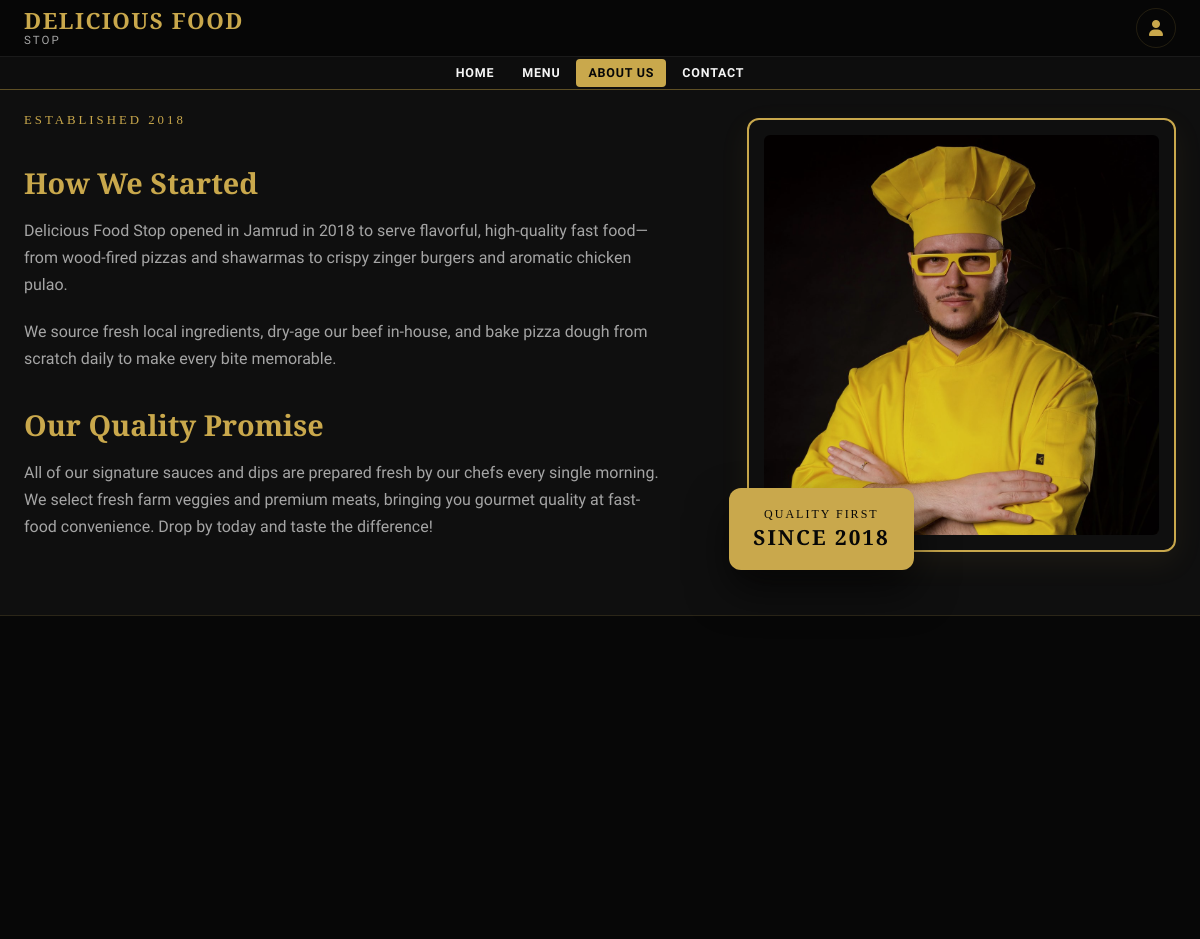
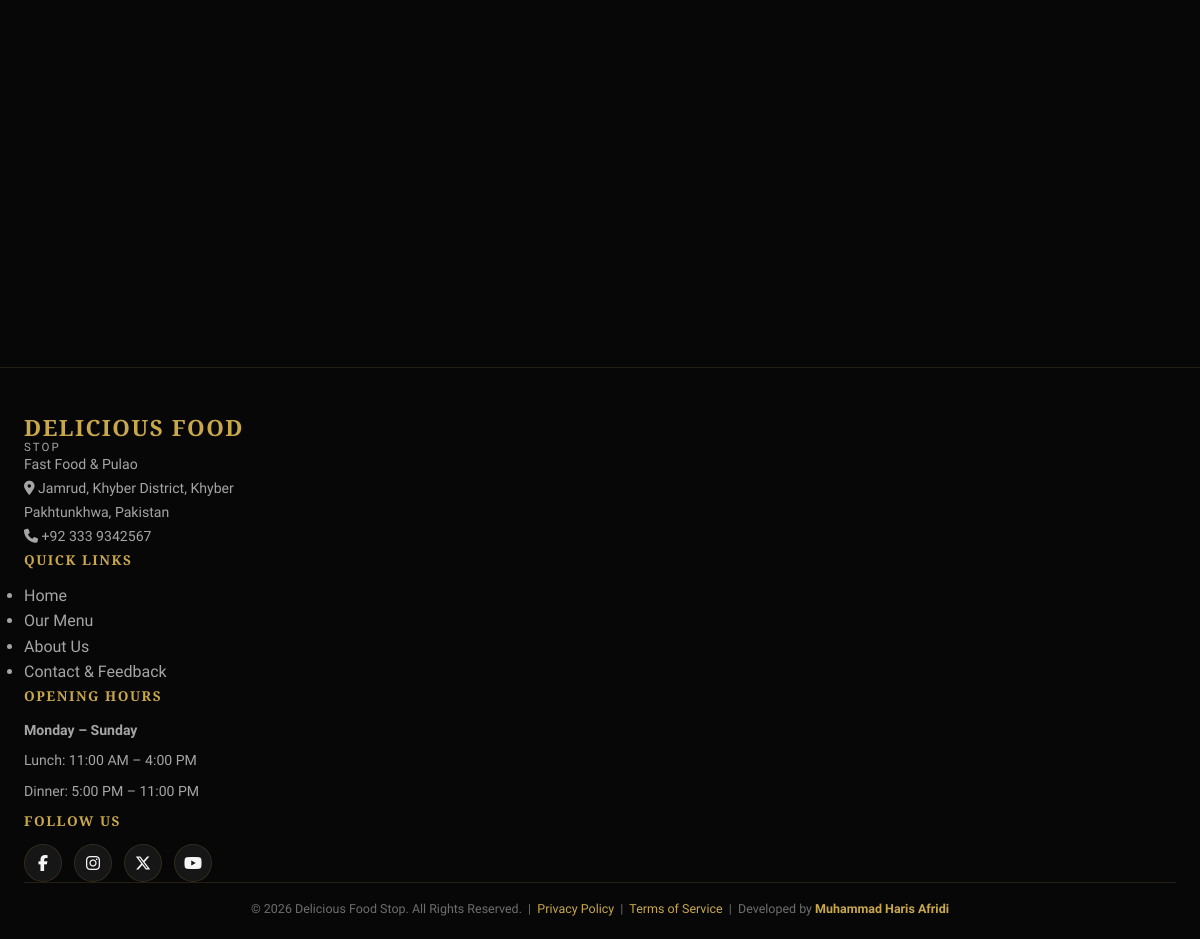
The page /about/ on the database its author committed (2 pictures, top to bottom).
### website/models.py (models this page shows, shortened)
class RestaurantInfo(models.Model):
    name = models.CharField(max_length=100, default="Delicious Food Stop")
    tagline = models.CharField(max_length=255, default="Fast Food & Pulao")
    phone = models.CharField(max_length=20, default="+92 333 9342567")
    whatsapp_number = models.CharField(max_length=20, default="923339342567")
    email = models.EmailField(default="info@deliciousfoodstop.pk")
    address = models.CharField(max_length=255, default="Jamrud, Khyber District, Khyber Pakhtunkhwa, Pakistan")
    google_maps_plus_code = models.CharField(max_length=50, default="292F+QRP Jamrud")
    google_rating = models.DecimalField(max_digits=3, decimal_places=1, default=4.4)
    google_reviews_count = models.IntegerField(default=39)
    opening_hours_text = models.CharField(max_length=100, default="Monday – Sunday: 11:00 AM – 10:00 PM")
    lunch_hours = models.CharField(max_length=100, default="11:00 AM – 4:00 PM")
    dinner_hours = models.CharField(max_length=100, default="5:00 PM – 10:00 PM")
    is_open = models.BooleanField(default=True, help_text="Switch between OPEN and CLOSED for online ordering")
    hero_description = models.TextField(default="Experience the finest fast food in Jamrud. From wood-fired pizzas and local shawarmas to aromatic chicken pulao, we cook every deal fresh with premium ingredients.")
    about_established_year = models.IntegerField(default=2018)
    about_history = models.TextField(default="Delicious Food Stop opened in Jamrud in 2018 to serve flavorful, high-quality fast food—from wood-fired pizzas and shawarmas to crispy zinger burgers and aromatic chicken pulao.")
    about_history_p2 = models.TextField(default="We source fresh local ingredients, dry-age our beef in-house, and bake pizza dough from scratch daily to make every bite memorable.")
    about_quality_promise = models.TextField(default="All of our signature sauces and dips are prepared fresh by our chefs every single morning. We select fresh farm veggies and premium meats, bringing you gourmet quality at fast-food convenience. Drop by today and taste the difference!")
    class Meta:
        verbose_name = "Restaurant Information"
        verbose_name_plural = "Restaurant Information"

### website/views.py (the view)
# urls.py: path('about/', views.about, name='about'),
def about(request):
    return render(request, 'website/about.html')

### website/context_processors.py (called while the page is built)
def restaurant_info(request):
    info = RestaurantInfo.objects.first()
    if not info:
        info = RestaurantInfo()
    return {
        'restaurant': info
    }

### templates/website/about.html (shortened to what this page needs)
{% extends 'base.html' %}
{% load static %}
{% block content %}
<section id="about-deep" style="padding-top: 20px;">
    <div class="about-content">
        <div class="about-text">
            <span class="section-tag">Established {{ restaurant.about_established_year }}</span>
            <h3>How We Started</h3>
            <p>{{ restaurant.about_history }}</p>
            <p>{{ restaurant.about_history_p2 }}</p>
            <h3>Our Quality Promise</h3>
            <p>{{ restaurant.about_quality_promise }}</p>
        </div>
        <div class="about-image">
            <div class="about-image-frame">
                <img src="{% static 'images/chef.jpg' %}" alt="{{ restaurant.name }} Kitchen Team" loading="lazy" decoding="async" width="800" height="880">
                <div class="about-badge">
                    Quality First
                    <span>Since {{ restaurant.about_established_year }}</span>
                </div>
            </div>
        </div>
    </div>
</section>
{% endblock %}

### templates/base.html (shortened to what this page needs)
{% load static %}
<!DOCTYPE html>
<html lang="en">
<head>
    <link rel="stylesheet" href="https://cdnjs.cloudflare.com/ajax/libs/font-awesome/6.7.2/css/all.min.css">
    <link rel="stylesheet" href="{% static 'css/style.css' %}?v=5">
</head>
<body data-is-open="{% if restaurant.is_open %}true{% else %}false{% endif %}">
    {% block header_tag %}
    <header style="position: fixed !important; top: {% if not restaurant.is_open %}35px{% else %}0{% endif %} !important; left: 0 !important; width: 100% !important; z-index: 99999 !important;">
    {% endblock %}
        <div class="header-top-bar">
            <div class="header-container">
                <a href="{% url 'index' %}" class="header-brand">
                    <div class="brand-text-logo">
                        <span class="brand-main">Delicious Food</span>
                        <span class="brand-sub">Stop</span>
                    </div>
                </a>
                <div class="header-actions" style="display: flex; align-items: center; gap: 16px;">
                    {% if user.is_authenticated %}
                        <a href="{% url 'logout' %}" class="login-header-btn" title="Logout" aria-label="Logout" style="background: transparent; border: 1px solid var(--color-border); color: var(--color-primary); width: 40px; height: 40px; border-radius: 50%; display: flex; align-items: center; justify-content: center; text-decoration: none; font-size: 1rem;">
                            <i class="fa-solid fa-right-from-bracket"></i>
                        </a>
                    {% else %}
                        <a href="{% url 'login' %}" class="login-header-btn" title="Owner Login" aria-label="Owner Login" style="background: transparent; border: 1px solid var(--color-border); color: var(--color-primary); width: 40px; height: 40px; border-radius: 50%; display: flex; align-items: center; justify-content: center; text-decoration: none; font-size: 1rem;">
                            <i class="fa-solid fa-user"></i>
                        </a>
                    {% endif %}
                </div>
            </div>
        </div>
        {% block main_nav %}
        <div class="header-sub-nav">
            <div class="header-container">
                <nav id="navbar">
                    <ul>
                        <li><a href="{% url 'index' %}" class="{% if request.resolver_match.url_name == 'index' %}active{% endif %}">Home</a></li>
                        <li><a href="{% url 'menu' %}" class="{% if request.resolver_match.url_name == 'menu' %}active{% endif %}">Menu</a></li>
                        <li><a href="{% url 'about' %}" class="{% if request.resolver_match.url_name == 'about' %}active{% endif %}">About Us</a></li>
                        <li><a href="{% url 'contact' %}" class="{% if request.resolver_match.url_name == 'contact' %}active{% endif %}">Contact</a></li>
                    </ul>
                </nav>
            </div>
        </div>
        {% endblock %}
    </header>
    <main>
        {% block content %}{% endblock %}
    </main>
    {% block footer %}
    <footer>
        <div class="footer-container">
            <div class="footer-brand">
                <div class="brand-text-logo">
                    <span class="brand-main">Delicious Food</span>
                    <span class="brand-sub">Stop</span>
                </div>
                <p>{{ restaurant.tagline }}</p>
                <p><i class="fa-solid fa-location-dot"></i> {{ restaurant.address }}</p>
                <p><i class="fa-solid fa-phone"></i> {{ restaurant.phone }}</p>
            </div>
            <div class="footer-links">
                <h3>Quick Links</h3>
                <ul>
                    <li><a href="{% url 'index' %}">Home</a></li>
                    <li><a href="{% url 'menu' %}">Our Menu</a></li>
                    <li><a href="{% url 'about' %}">About Us</a></li>
                    <li><a href="{% url 'contact' %}">Contact & Feedback</a></li>
                </ul>
            </div>
            <div class="footer-hours">
                <h3>Opening Hours</h3>
                <p><strong>Monday – Sunday</strong></p>
                <p>Lunch: {{ restaurant.lunch_hours }}</p>
                <p>Dinner: {{ restaurant.dinner_hours }}</p>
            </div>
            <div class="footer-social">
                <h3>Follow Us</h3>
                <div>
                    <a href="https://facebook.com" target="_blank" aria-label="Facebook"><i class="fa-brands fa-facebook-f"></i></a>
                    <a href="https://instagram.com" target="_blank" aria-label="Instagram"><i class="fa-brands fa-instagram"></i></a>
                    <a href="https://x.com" target="_blank" aria-label="X"><i class="fa-brands fa-x-twitter"></i></a>
                    <a href="https://youtube.com" target="_blank" aria-label="YouTube"><i class="fa-brands fa-youtube"></i></a>
                </div>
            </div>
        </div>
        <hr>
        <p class="footer-copy">&copy; {% now "Y" %} Delicious Food Stop. All Rights Reserved. &nbsp;|&nbsp; <a href="#">Privacy Policy</a> &nbsp;|&nbsp; <a href="#">Terms of Service</a> &nbsp;|&nbsp; Developed by <a href="https://harisyar-ai.github.io/harisyar-ai/" target="_blank" rel="noopener noreferrer" style="color: var(--color-primary); font-weight: 600;">Muhammad Haris Afridi</a></p>
    </footer>
    {% endblock %}
</body>
</html>

### rows shown on the page
RestaurantInfo: about_established_year "2018", about_history "Delicious Food Stop opened in Jamrud in 2018 to serve flavorful, high-quality fast food—from wood-fired pizzas and shawarmas to crispy zinger burgers and aromatic chicken pulao.", about_history_p2 "We source fresh local ingredients, dry-age our beef in-house, and bake pizza dough from scratch daily to make every bite memorable.", about_quality_promise "All of our signature sauces and dips are prepared fresh by our chefs every single morning. We select fresh farm veggies and premium meats, bringing you gourmet quality at fast-food convenience. Drop by today and taste the difference!", tagline "Fast Food & Pulao", address "Jamrud, Khyber District, Khyber Pakhtunkhwa, Pakistan", phone "+92 333 9342567", lunch_hours "11:00 AM – 4:00 PM", dinner_hours "5:00 PM – 11:00 PM"
